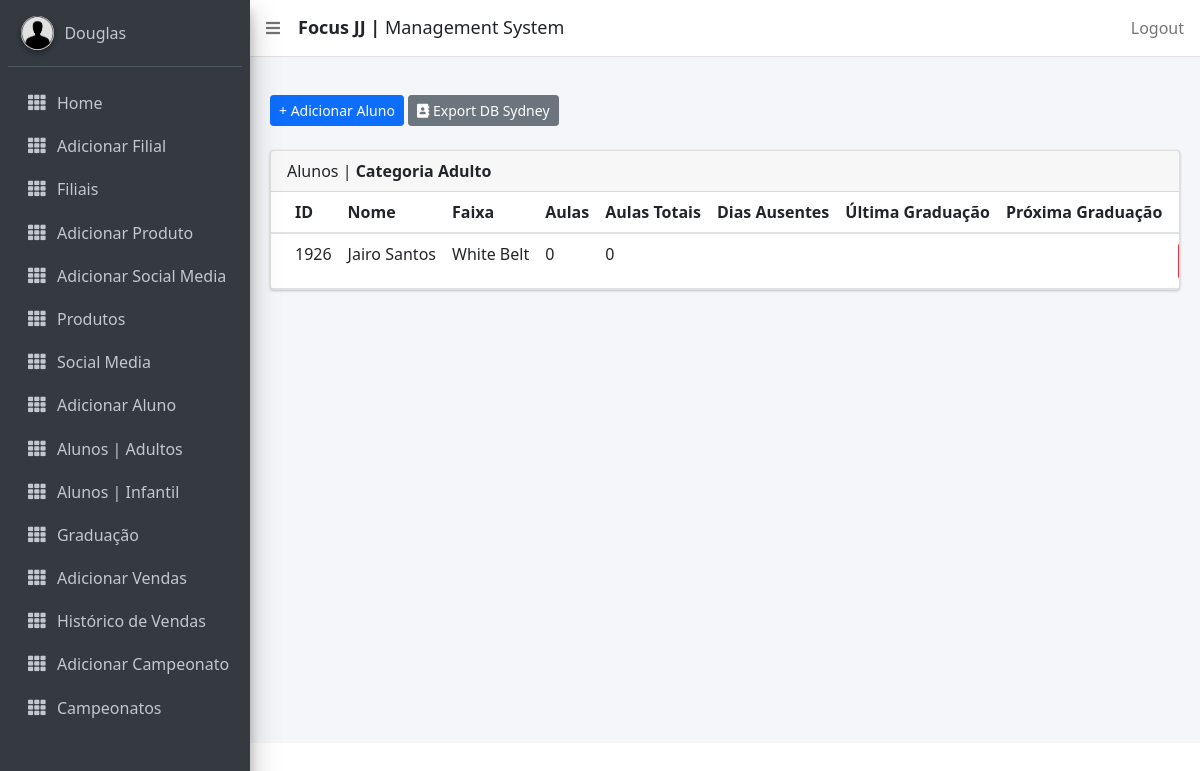
The page /managealunos/ (signed in) on the database as committed earlier.
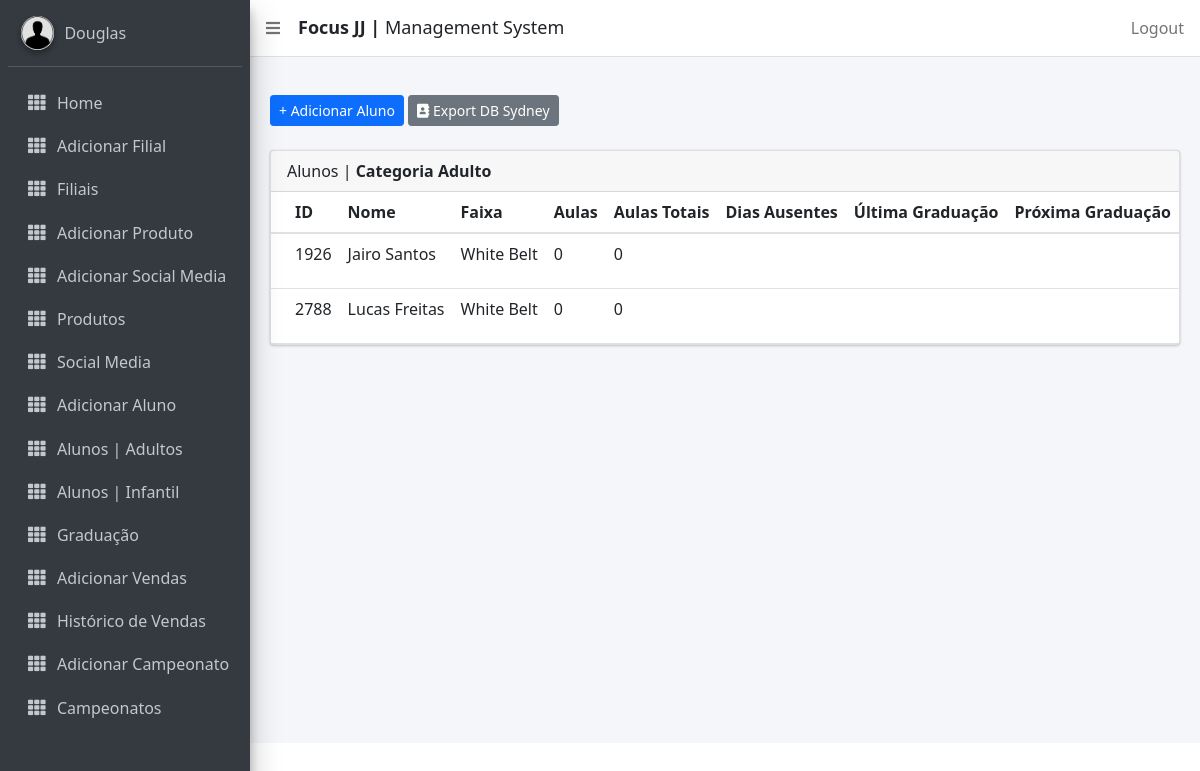
The same page on the database as committed later.
### focusbjj/models.py (models this page shows, shortened)
class Aluno(models.Model):
    DoesNotExist = None
    objects = None
    id = ShortUUIDField(primary_key=True, editable=False, alphabet="0123456789", length=4)
    photo = models.ImageField(upload_to='photos/', null=True, blank=True)
    nome = models.CharField(max_length=15, verbose_name='Name')
    middle_name = models.CharField(max_length=20, verbose_name='Middle Name', blank=True, null=True)
    surname = models.CharField(max_length=15, verbose_name='Last Name', null=True)
    phone = models.CharField(max_length=15, help_text='Use only numbers')
    email = models.EmailField(max_length=128)
    location = models.ForeignKey(CustomUser, related_name="alunos", on_delete=models.CASCADE)
    address = models.CharField(max_length=255, blank=True, null=True)
    belt = models.CharField(max_length=255, choices=BELT)
    stripe = models.CharField(max_length=255, choices=GRAU)
    join_date = models.DateTimeField()
    time_stamp = models.DateTimeField(auto_now=True, null=True)
    gender = models.CharField(max_length=255, choices=GENDER)
    dob = models.DateField(verbose_name='Date of Birth',)
    is_blocked = models.BooleanField(default=False)
    agreement = models.BooleanField(default=False)
    USERNAME_FIELD = 'id'
    def idade(self): #POR ANO DE NASCIMENTO
        today = date.today()
        idade = today.year - self.dob.year #- ((today.month, today.day) < (self.dob.month, self.dob.day))
        return idade
    class Meta:
        ordering = ["nome"]

### focusbjj/views.py (the view)
# urls.py: path('managealunos/', views.ManageAlunos.as_view(), name='managealunos'),
class ManageAlunos(LoginRequiredMixin, ListView):
    template_name = 'managealunos.html'
    model = Aluno
    def get_queryset(self):
        queryset = super().get_queryset()
        filter = AlunoFilter(self.request.GET, queryset)
        return filter.qs
    def get_context_data(self, **kwargs):
        context = super(ManageAlunos, self).get_context_data(**kwargs)
        context['alunos'] = Aluno.objects.all()
        return context

### focusbjj/templatetags/attendance_tags.py (called while the page is built)
@register.filter
def get_count_att_aluno(aluno_instance):
    return len(GetAttendance.objects.filter(aluno_id=aluno_instance.id))

@register.filter
def current_belt(aluno_instance):
    belt = Graduation.objects.filter(aluno_id=aluno_instance.id).order_by('-time_stamp')
    if belt:
        current = belt[0].belt
    else:
        current = aluno_instance.belt
    return current

@register.filter
def current_stripe(aluno_instance):
    belt = Graduation.objects.filter(aluno_id=aluno_instance.id).order_by('-time_stamp')
    if belt:
        current = belt[0].stripe
    else:
        current = aluno_instance.stripe
    return current

@register.filter
def last_graduation(aluno_instance):
    last_grad = Graduation.objects.filter(aluno_id=aluno_instance.id).order_by('-time_stamp')
    if last_grad:
        date = last_grad[0].time_stamp
    else:
        date = 'Not Graduated'
    return date

### focusbjj/templates/managealunos.html (shortened to what this page needs)
{% extends 'base_template.html' %}
{% load static %}
{% load attendance_tags %}
{% load alerta_tags %}
{% load i18n %}
{% block content %}
<section class="content">
        <div class="container-fluid">
            <a class="btn btn-primary btn-sm" href="{% url 'focusbjj:add_aluno' %}" role="button">{% trans "+ Adicionar Aluno" %}</a>
            <a href="{% url 'focusbjj:export_xlsx' %}" class="btn btn-sm btn-secondary"><i class="fas fa-address-book main-logo-icon"></i> Export DB {{ user.location }}</a> <br/>&nbsp;
            <div class="row">
                <div class="col-md-12">
                    <div class="card">
                        <div class="card-header">
                            <p>{% trans "Alunos" %} | <b>{% trans "Categoria Adulto" %}</b></p>
                        </div>
                <div class="card-body table-responsive p-0">
                <table class="table table-hover text-nowrap">
                <thead>
                    <tr>
                    <th>ID</th>
                    <th>{% trans "Nome" %}</th>
                    <th>{% trans "Faixa" %}</th>
                    <th>{% trans "Aulas" %}</th>
                    <th>{% trans "Aulas Totais" %}</th>
                    <th>{% trans "Dias Ausentes" %}</th>
                    <th>{% trans "Última Graduação" %}</th>
                    <th>{% trans "Próxima Graduação" %}</th>
                    <th></th>
                    </tr>
                </thead>
                <tbody>
                    {% for aluno in request.user.alunos.all|dictsort:"nome" %}
                   {% if aluno.idade > 17 %}
                    <tr>
                    <td>{{ aluno.id }}</td>
                    <td>{{ aluno.nome|title }} {{ aluno.surname|title }}</td>
                    <td>
                        {% if aluno|current_belt %}
                        {{ aluno|current_belt }}
                        {% else %}
                        {{ aluno.belt }}
                        {% endif %}
                    </td>
                    <td>
                        {% if aluno|new_attendance == None %}
                            {{ aluno|get_count_att_aluno }}
                        {% else %}
                            {{ aluno|new_attendance }}
                        {% endif %}
                    </td>
                    <td>{{ aluno|get_count_att_aluno }}</td>
                    <td>
                    </td>
                    <td>{{ aluno|last_graduation|date:"d/m/Y" }}</td>
                    <td>
                    </td>
                    <td>
                    </td>
                    </tr>
                {% endif %}
                {% endfor %}
                </tbody>
                </table>
                        </div>
                        </div>
                </div>
            </div>
        </div>
      </section>
{% endblock %}

Rows that differ between the two databases and show on the page:
added Aluno: id "2788", nome "Lucas", surname "Freitas", id+belt "White Belt", id "0"
